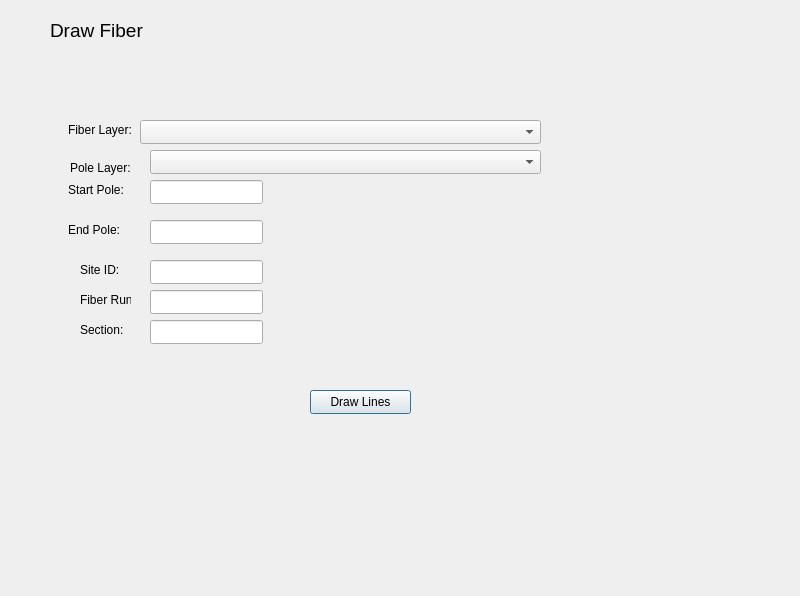
<?xml version="1.0" encoding="UTF-8"?>
<ui version="4.0">
 <class>FiberLayerDialogBase</class>
 <widget class="QDialog" name="FiberLayerDialogBase">
  <property name="geometry">
   <rect>
    <x>0</x>
    <y>0</y>
    <width>800</width>
    <height>596</height>
   </rect>
  </property>
  <property name="windowTitle">
   <string>Fiber Layer</string>
  </property>
  <widget class="QLabel" name="label">
   <property name="geometry">
    <rect>
     <x>50</x>
     <y>10</y>
     <width>171</width>
     <height>41</height>
    </rect>
   </property>
   <property name="font">
    <font>
     <family>Yu Gothic UI</family>
     <pointsize>14</pointsize>
    </font>
   </property>
   <property name="text">
    <string>Draw Fiber</string>
   </property>
  </widget>
  <widget class="QComboBox" name="fiberComboBox">
   <property name="geometry">
    <rect>
     <x>140</x>
     <y>120</y>
     <width>401</width>
     <height>24</height>
    </rect>
   </property>
  </widget>
  <widget class="QLabel" name="label_2">
   <property name="geometry">
    <rect>
     <x>68</x>
     <y>120</y>
     <width>71</width>
     <height>20</height>
    </rect>
   </property>
   <property name="text">
    <string>Fiber Layer:</string>
   </property>
  </widget>
  <widget class="QLabel" name="label_3">
   <property name="geometry">
    <rect>
     <x>68</x>
     <y>180</y>
     <width>71</width>
     <height>20</height>
    </rect>
   </property>
   <property name="text">
    <string>Start Pole:</string>
   </property>
  </widget>
  <widget class="QLabel" name="label_4">
   <property name="geometry">
    <rect>
     <x>68</x>
     <y>220</y>
     <width>71</width>
     <height>20</height>
    </rect>
   </property>
   <property name="text">
    <string>End Pole:</string>
   </property>
  </widget>
  <widget class="QLineEdit" name="startPole">
   <property name="geometry">
    <rect>
     <x>150</x>
     <y>180</y>
     <width>113</width>
     <height>24</height>
    </rect>
   </property>
  </widget>
  <widget class="QLineEdit" name="endPole">
   <property name="geometry">
    <rect>
     <x>150</x>
     <y>220</y>
     <width>113</width>
     <height>24</height>
    </rect>
   </property>
  </widget>
  <widget class="QLineEdit" name="fiberRun">
   <property name="geometry">
    <rect>
     <x>150</x>
     <y>290</y>
     <width>113</width>
     <height>24</height>
    </rect>
   </property>
  </widget>
  <widget class="QLabel" name="label_5">
   <property name="geometry">
    <rect>
     <x>80</x>
     <y>290</y>
     <width>51</width>
     <height>20</height>
    </rect>
   </property>
   <property name="text">
    <string>Fiber Run</string>
   </property>
  </widget>
  <widget class="QPushButton" name="drawButton">
   <property name="geometry">
    <rect>
     <x>310</x>
     <y>390</y>
     <width>101</width>
     <height>24</height>
    </rect>
   </property>
   <property name="text">
    <string>Draw Lines</string>
   </property>
  </widget>
  <widget class="QComboBox" name="poleComboBox">
   <property name="geometry">
    <rect>
     <x>150</x>
     <y>150</y>
     <width>391</width>
     <height>24</height>
    </rect>
   </property>
  </widget>
  <widget class="QLabel" name="label_6">
   <property name="geometry">
    <rect>
     <x>70</x>
     <y>160</y>
     <width>71</width>
     <height>16</height>
    </rect>
   </property>
   <property name="text">
    <string>Pole Layer:</string>
   </property>
  </widget>
  <widget class="QLineEdit" name="siteID">
   <property name="geometry">
    <rect>
     <x>150</x>
     <y>260</y>
     <width>113</width>
     <height>24</height>
    </rect>
   </property>
  </widget>
  <widget class="QLabel" name="label_7">
   <property name="geometry">
    <rect>
     <x>80</x>
     <y>260</y>
     <width>51</width>
     <height>20</height>
    </rect>
   </property>
   <property name="text">
    <string>Site ID:</string>
   </property>
  </widget>
  <widget class="QLineEdit" name="section">
   <property name="geometry">
    <rect>
     <x>150</x>
     <y>320</y>
     <width>113</width>
     <height>24</height>
    </rect>
   </property>
  </widget>
  <widget class="QLabel" name="label_8">
   <property name="geometry">
    <rect>
     <x>80</x>
     <y>320</y>
     <width>51</width>
     <height>20</height>
    </rect>
   </property>
   <property name="text">
    <string>Section:</string>
   </property>
  </widget>
 </widget>
 <resources/>
 <connections/>
</ui>
